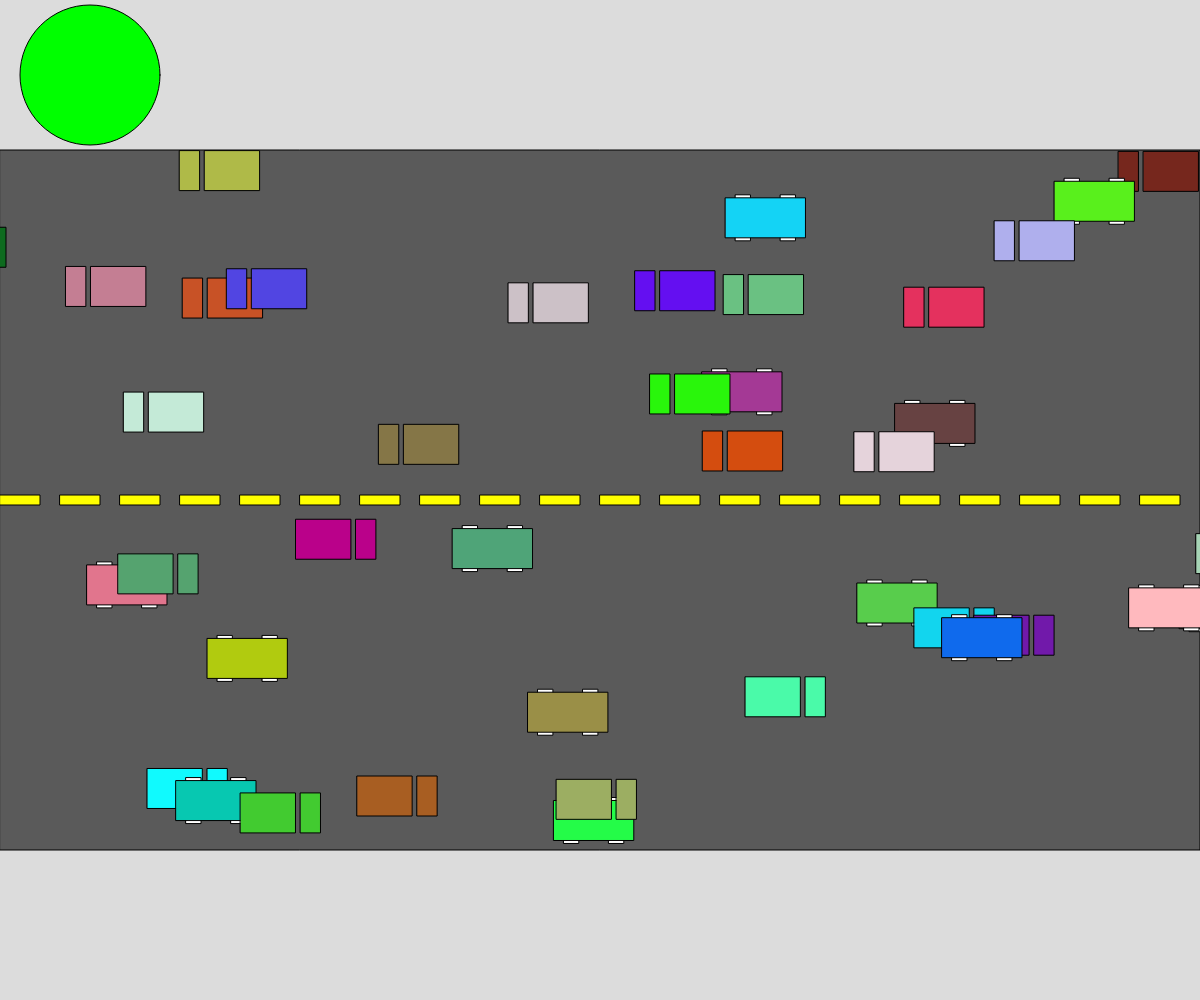
Frame 1 (no input)
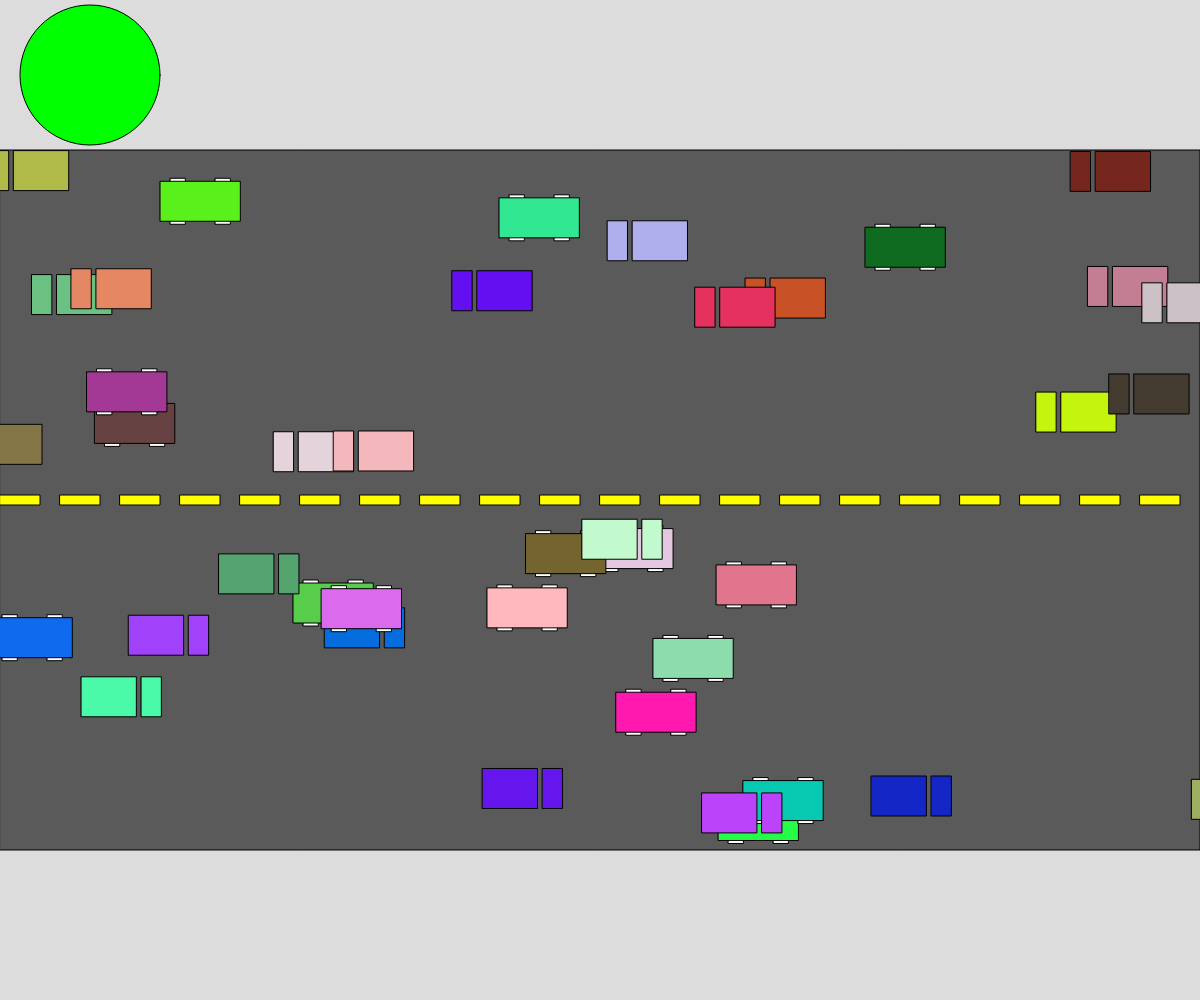
Frame 60 (no input)
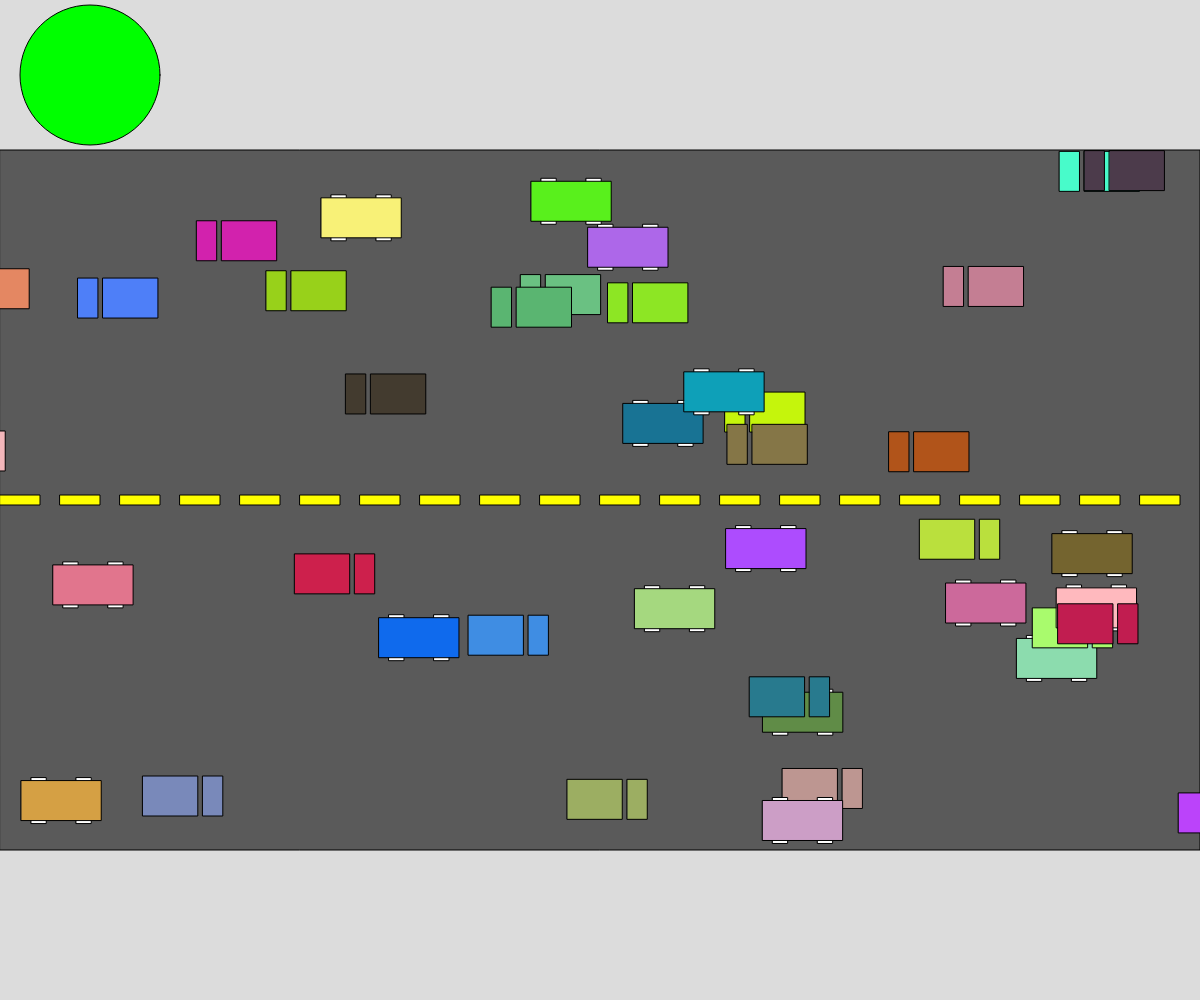
Frame 120 (the mouse pressed at the canvas centre since frame 60)

The p5.js sketch that drew these frames (run headless with seeded random() and noise() and a simulated clock; from frame 60 on, the mouse is pressed at the canvas centre):

// p5.js sketch
// ── sketch.js
// Cars Cars Cars
//Corbin Potter
//CSC 30
//Mr. Scott
//November 4, 2025

let vehicleLength = 80;       //vehicle width and lengths
let vehicleWidth = 40;
let eastbound = [];
let westbound = [];
let trafficLight;

function setup() {
  createCanvas(windowWidth, windowHeight);
  rectMode(CORNERS);
  for(let i = 0; i < 20; i++) {    //populates west and east bound lane arrays with 20 cars each
    eastbound.push(new Vehicle(0));
  }
  for(let i = 0; i < 20; i++) {
    westbound.push(new Vehicle(1));
  }
  trafficLight = new TrafficLight();  //creates trafficlight

}

function draw() {
  background(220);
  drawRoad();  //calls function that draws road
  for(let e of eastbound) { //updates west and east bound cars
    e.action();
  }
  for(let w of westbound) {
    w.action();
  }
  trafficLight.display();   //displays traffic light
  
}

function drawRoad(){  //draws road
  fill(90);
  rect(0, height * 0.15, width, height * 0.85);
  fill(255, 255, 0);
  for (let i = 0; i < width; i += 60){
    rect(i, height/2 + 5, i + 40, height/2 - 5);
  }
}

function mousePressed() {
  if (mouseButton === LEFT) {
    if (keyIsDown && keyCode !== SHIFT) {  //populates eastbound lane on shift left-click
      eastbound.push(new Vehicle(0));
    }
    else {  //populates westbound lane on regular left-click
      westbound.push(new Vehicle(1));
    }
    mouseButton = CENTER;
  }

}

class Vehicle{   //vehicle class
  constructor(direction) {
    this.x = random(width);
    //type 1 = car, type 2 = truck
    this.type = random(1);   this.type = round(this.type);
    this.speed = random(1,15);
    //0 = east, 1 = west
    this.direction = direction;
    this.timer = 0;
    this.c = color(random(255), random(255), random(255));
    if (direction === 0) {
      this.y = (random(height * 0.55, height * 0.85));
    }  //set y values for each lane
    else {
      this.y = (random(height * 0.15, height * 0.45));
    }
  }

  action() {  //calls all methods
    this.display();
    this.changeColor();
    this.speedUp();
    this.speedDown();
    this.move();   
  }

  display(){  //creates light
    if (this.type === 1) { //truck
      fill(this.c);
      if (this.direction === 0){ //facing east
        rect(this.x, this.y, this.x + vehicleLength - 25, this.y - vehicleWidth);
        rect(this.x + vehicleLength - 20, this.y, this.x + vehicleLength, this.y - vehicleWidth);
      }
      else{ // facing west
        rect(this.x, this.y, this.x - vehicleLength + 25, this.y + vehicleWidth);
        rect(this.x - vehicleLength + 20, this.y, this.x - vehicleLength, this.y + vehicleWidth);

      }
      
    }
    else {  //car
      fill(255);
      if(this.direction === 0) { //facing east
        rect(this.x + 10, this.y + 3, this.x + 25, this. y - 43);
        rect(this.x + vehicleLength - 10, this.y + 3, this.x + vehicleLength - 25, this.y - 43);
        fill(this.c);
        rect(this.x, this.y, this.x + vehicleLength, this.y - vehicleWidth);
      }
      else { //facing west
        rect(this.x - 10, this.y - 3, this.x - 25, this.y + 43);
        rect(this.x - vehicleLength + 10, this.y - 3, this.x - vehicleLength + 25, this.y + 43);
        fill(this.c);
        rect(this.x, this.y, this.x - vehicleLength, this.y + vehicleWidth);
      }

    }

  }

  move() {
    if (keyIsPressed && keyCode === 32) {  //no movement when space pressed
      this.timer = 120; //starts counter for 2 seconds
    }
    else if(this.timer > 0) {
      this.x += 0;
    }

    else if (this.direction === 0) {  //facing east
      this.x += this.speed;
      if (this.x > width) {
        this.x = 0 - vehicleWidth;
      }
    }
    else {  //facing west
      this.x -= this.speed;
      if (this.x < 0) {
        this.x = width + vehicleWidth;
      }
    }
    this.timer--;
  }

  speedUp() {
    if (round(random(100)) === 60 && this.speed < 15) {
      this.speed++;  //random chance to speed up
    }
  }

  speedDown() {
    if (round(random(100)) === 45 && this.speed > 1) {
      this.speed--;  //random chance to slow down
    }
  }

  changeColor() {
    if (round(random(100)) === 30) {
      this.c = color(random(255), random(255), random(255));
    }   //random chance to change color
  }
  
}

class TrafficLight {  //traffic light class
  constructor() {
    this.x = width*0.075;   this.y = height*0.075;
    this.timer = 0;
  }

  display() { //creates light
    if (keyIsPressed && keyCode === 32) { //on space pressed light turns red
      this.timer = 120; //timer for 2 seconds starts
      fill(255, 0, 0);
    }
    else {
      if (this.timer > 0) {
        fill(255, 0, 0); //red
      }
      else{
        fill(0, 255,0); //green
      }
    }
    this.timer--
    circle(this.x, this.y, 140);
  }
}
